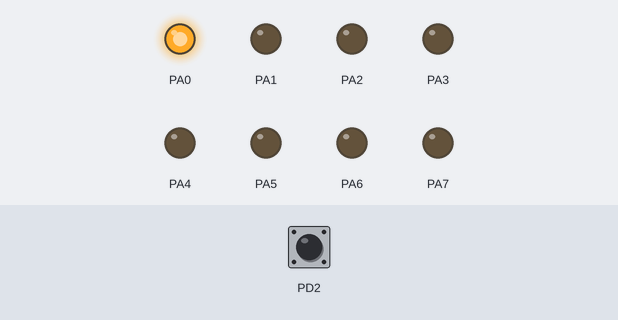
Bench run of a program on a simulated ATmega16, built with avr-gcc and emulated at 1 MHz. Shown: output pins drawn as LEDs (lit = HIGH). The inputs (shaded band) are chosen by the test bench; at power-on: PD2 HIGH.

Above: at 1.2 s.
1.3 s: PD2 pulled LOW for 0.15 s
At 1.9 s:
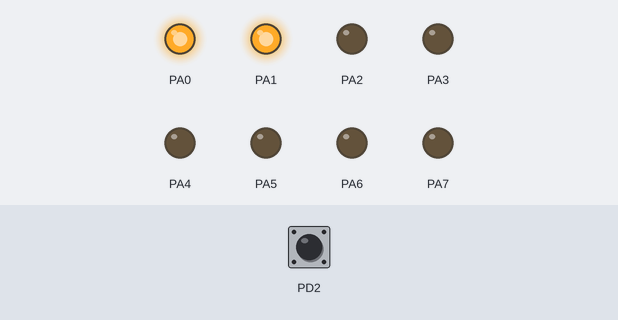
At 2.4 s:
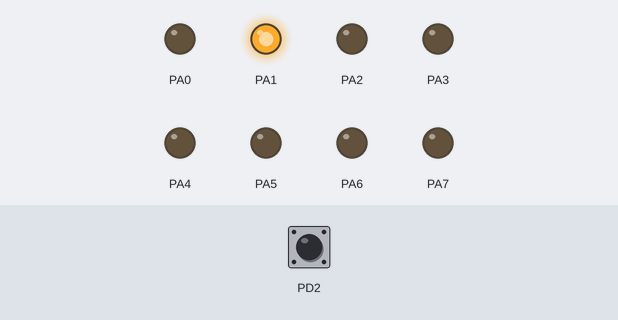
Timing chart, 0 to 10.3 s (numbered marks = the images above; inputs shaded):
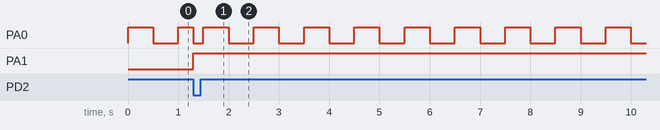

The program:

main.c
```c
/*
 * Interupt_1.c
 *
 * Created: 4/3/2019 10:40:15 AM
 *  Author: ammarPC
 */


#include "main.h"

int main(void)
{
	DDRA = 0xff;
	DDRD = 0x00;
	PORTA = 0x00;
	PORTD = 0xff;

	MCUCR |= (1<<ISC01);
//	MCUCR |= (1<<ISC11);
	GICR  |= (1<<INT0);
	sei();
    while(1)
    {
        TOG_BIT(PORTA,0);
		_delay_ms(500);
    }
}

ISR(INT0_vect)
{
	if(GET_BIT(PIND,2) == 0)
	{
		CLR_BIT(PORTA,0);
		SET_BIT(PORTA,1);
		cli();
	}
}
```

BasicTypes.h
```c
#ifndef BASICTYPES_H_INCLUDED
#define BASICTYPES_H_INCLUDED


/**********************Includes**********************/


/**********************Global MACROS**********************/


/**********************Global Data Types**********************/
typedef unsigned char              TU08 ;
typedef signed char                TS08 ;
typedef unsigned short int         TU16 ;
typedef signed short int           TS16 ;
typedef unsigned long int          TU32 ;
typedef signed long int            TS32 ;
typedef float                      TF32 ;
typedef double                     TF64 ;

/**********************Global Variables Declarations**********************/


/**********************Global Functions Prototypes**********************/


#endif // BASICTYPES_H_INCLUDED
```

macros.h
```c
#ifndef _MACROS_H_
#define _MACROS_H_

#define SET_BIT(reg,index) (reg |= (1<<index))
#define CLR_BIT(reg,index) (reg &= (~(1<<index)))
#define TOG_BIT(reg,index) (reg ^= (1<<index))
#define GET_BIT(reg,index) ((reg >> index) & 0x01)


#define SET_HIGH_NIBBLE(reg) (reg |= 0xf0)
#define SET_LOWER_NIBBLE(reg) (reg |= 0x0f)
#define CLR_HIGH_NIBBLE(reg) (reg &= 0x0f)
#define CLR_LOWER_NIBBLE(reg) (reg &= 0xf0)


#define GET_HIGH_NIBBLE(reg) (reg >> 4)
#define GET_LOWER_NIBBLE(reg) (reg & 0x0f)


#define PUTVAL_HIGH_NIBBLE(reg,val) (reg = (reg & 0x0f) | (val << 4))
#define PUTVAL_LOWER_NIBBLE(reg,val) (reg = (reg & 0xf0) | (val & 0x0f))


#define SET_REG_NIBBLE(reg) (reg |= 0xff)


#endif
```

main.h
```c
/*
 * main.h
 *
 * Created: 3/30/2019 1:55:58 AM
 *  Author: ammarPC
 */


#ifndef MAIN_H_
#define MAIN_H_

#include "macros.h"
#include "BasicTypes.h"
#include <avr/io.h>
#include <util/delay.h>
#include <avr/interrupt.h>

#define F_CPU 1000000UL

#endif /* MAIN_H_ */
```

Measured:
- after the input at 1.3 s, PA1: LOW → HIGH at once
- by itself, PA0: repeats every 1.0 s: HIGH 0.50 s, LOW 0.50 s
